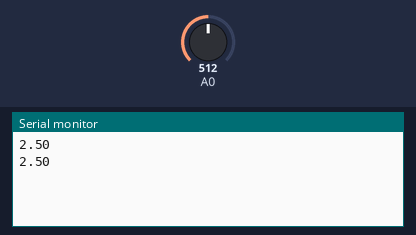
Recording of a sketch running on a simulated Arduino Uno, built with avr-gcc and run on an emulated ATmega328P. Shown: the last lines printed to the serial monitor. The test bench sets the inputs (shaded band); at power-on: A0 = 512.

Above: at 1.8 s.
1.9 s: A0 set to 716
At 2.5 s:
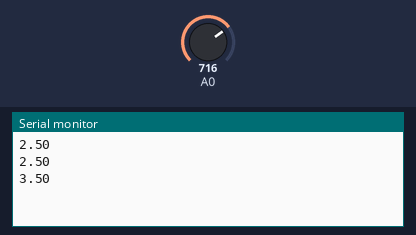
3.4 s: A0 set to 900
At 4.8 s:
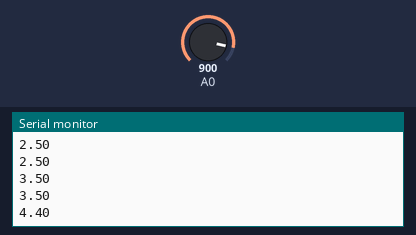
Timing chart, 0 to 6.4 s (numbered marks = the images above; inputs shaded):
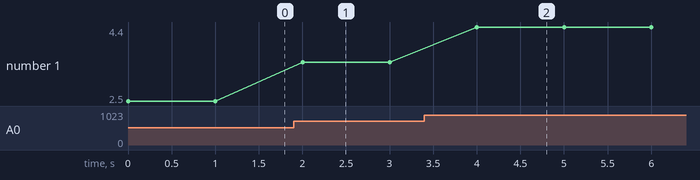

The sketch:

PT_100.ino
```cpp
void setup() {
	Serial.begin(9600);
}

void loop() {
	int sensorValue = analogRead(A0);
	double voltage = (5.0*sensorValue/1023);
	Serial.println(voltage);
	delay(1000);
}
```

Measured:
- after the input at 1.9 s, the serial monitor: prints a new line after 0.10 s (image 1)
- after the input at 3.4 s, the serial monitor: prints a new line after 0.60 s (image 2)
- plotted number 1: 2.5 → 3.5 after the input at 1.9 s, 3.5 → 4.4 after the input at 3.4 s
